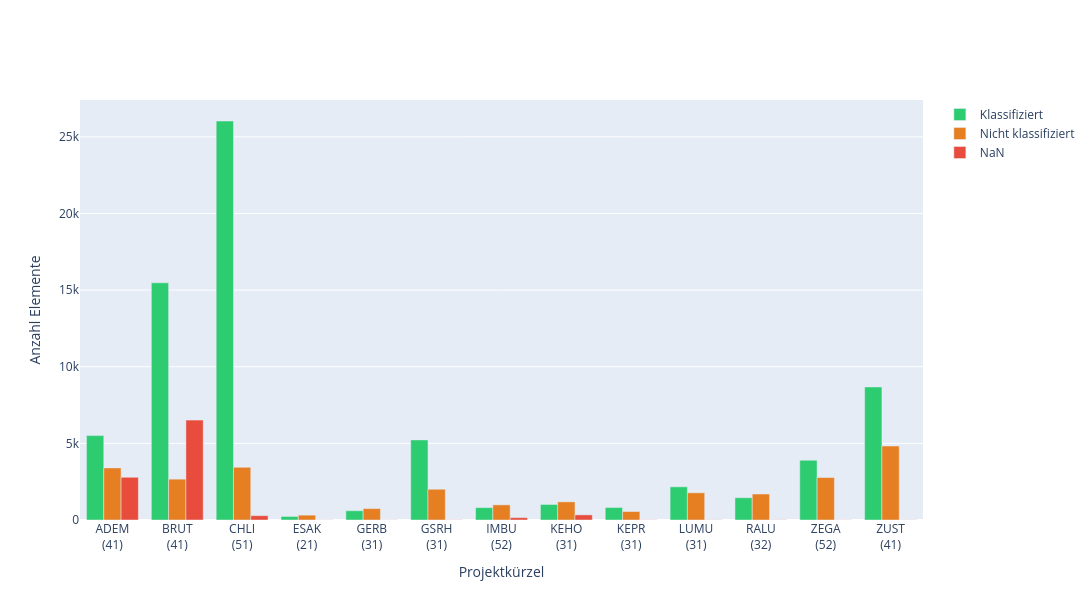

Notebook source saved alongside this figure:
### Code cell
# object distribution per project
plot_ebkph_status_by_project(df, title="", sia_phase_mapping=sia_phase_mapping, save="data_distribution_per_project", chapter="methods")

### Figure 1 — Plotly figure (JSON) as saved in the notebook; plotly's stock layout.template omitted (floating-point values rounded to 4 significant figures)
{"data": [{"marker": {"color": "#2ecc71"}, "name": "Klassifiziert", "type": "bar", "x": ["ADEM", "BRUT", "CHLI", "ESAK", "GERB", "GSRH", "IMBU", "KEHO", "KEPR", "LUMU", "RALU", "ZEGA", "ZUST"], "y": [5507, 15478, 26035, 231, 605, 5228, 808, 1013, 816, 2165, 1454, 3899, 8683]}, {"marker": {"color": "#e67e22"}, "name": "Nicht klassifiziert", "type": "bar", "x": ["ADEM", "BRUT", "CHLI", "ESAK", "GERB", "GSRH", "IMBU", "KEHO", "KEPR", "LUMU", "RALU", "ZEGA", "ZUST"], "y": [3400, 2665, 3436, 318, 744, 2007, 988, 1185, 554, 1775, 1695, 2773, 4827]}, {"marker": {"color": "#e74c3c"}, "name": "NaN", "type": "bar", "x": ["ADEM", "BRUT", "CHLI", "ESAK", "GERB", "GSRH", "IMBU", "KEHO", "KEPR", "LUMU", "RALU", "ZEGA", "ZUST"], "y": [2788, 6518, 282, 7, 7, 11, 155, 335, 10, 13, 13, 9, 10]}], "layout": {"barmode": "group", "height": 600, "margin": {}, "title": {"text": ""}, "width": 1400, "xaxis": {"tickmode": "array", "ticktext": ["ADEM<br>(41)", "BRUT<br>(41)", "CHLI<br>(51)", "ESAK<br>(21)", "GERB<br>(31)", "GSRH<br>(31)", "IMBU<br>(52)", "KEHO<br>(31)", "KEPR<br>(31)", "LUMU<br>(31)", "RALU<br>(32)", "ZEGA<br>(52)", "ZUST<br>(41)"], "tickvals": ["ADEM", "BRUT", "CHLI", "ESAK", "GERB", "GSRH", "IMBU", "KEHO", "KEPR", "LUMU", "RALU", "ZEGA", "ZUST"], "title": {"text": "Projektkürzel"}}, "yaxis": {"title": {"text": "Anzahl Elemente"}}}}
